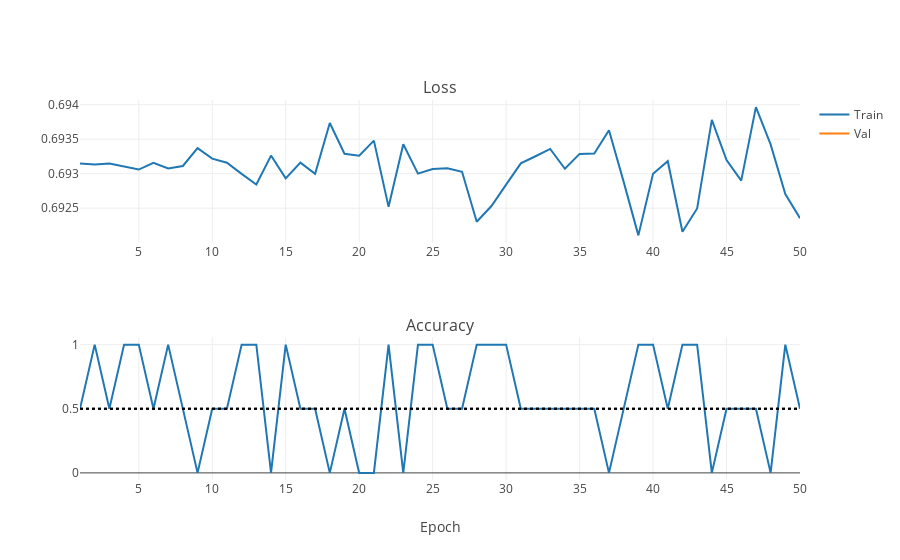

The code cell stored with this chart in its notebook:
### Markdown cell above
Well, this is not the solution. To explore the network in more detail, I ran some sanity checks with two images containing horizontal and vertical stripes. These patterns are simple enough that they should be easily learned by the 3x3 convolutional filters. I noticed that the network output is independent of the image, unless dropout is used during training. However, with dropout of 0.5, the accuracy is still simply random, even though the network output now does depend on the input image:

### Code cell
iplot(plot_training_stats("/DATA/Dropbox/LOOTRPV/Personal_programming/MachineLearning/Tutorials/ImageRecognition/NNs/VGGNet_logs/7_stripes-dropout.log"))

### Figure 1 — Plotly figure (JSON) as saved in the notebook; plotly's stock layout.template omitted (floating-point values rounded to 4 significant figures)
{"data": [{"line": {"color": "#1F77B4"}, "name": "Train", "type": "scatter", "uid": "4f457f44-8496-4467-8874-d797a2b9091e", "x": [1, 2, 3, 4, 5, 6, 7, 8, 9, 10, 11, 12, 13, 14, 15, 16, 17, 18, 19, 20, 21, 22, 23, 24, 25, 26, 27, 28, 29, 30, 31, 32, 33, 34, 35, 36, 37, 38, 39, 40, 41, 42, 43, 44, 45, 46, 47, 48, 49, 50], "xaxis": "x", "y": [0.6931, 0.6931, 0.6931, 0.6931, 0.6931, 0.6932, 0.6931, 0.6931, 0.6934, 0.6932, 0.6932, 0.693, 0.6928, 0.6933, 0.6929, 0.6932, 0.693, 0.6937, 0.6933, 0.6933, 0.6935, 0.6925, 0.6934, 0.693, 0.6931, 0.6931, 0.693, 0.6923, 0.6925, 0.6928, 0.6931, 0.6933, 0.6934, 0.6931, 0.6933, 0.6933, 0.6936, 0.6929, 0.6921, 0.693, 0.6932, 0.6922, 0.6925, 0.6938, 0.6932, 0.6929, 0.694, 0.6934, 0.6927, 0.6924], "yaxis": "y"}, {"line": {"color": "#FF7F0E"}, "name": "Val", "type": "scatter", "uid": "8b90fe3c-fea5-4aec-9648-173d7e7ac17e", "x": [1, 2, 3, 4, 5, 6, 7, 8, 9, 10, 11, 12, 13, 14, 15, 16, 17, 18, 19, 20, 21, 22, 23, 24, 25, 26, 27, 28, 29, 30, 31, 32, 33, 34, 35, 36, 37, 38, 39, 40, 41, 42, 43, 44, 45, 46, 47, 48, 49, 50], "xaxis": "x", "y": [null, null, null, null, null, null, null, null, null, null, null, null, null, null, null, null, null, null, null, null, null, null, null, null, null, null, null, null, null, null, null, null, null, null, null, null, null, null, null, null, null, null, null, null, null, null, null, null, null, null], "yaxis": "y"}, {"line": {"color": "#1F77B4"}, "name": "Train", "showlegend": false, "type": "scatter", "uid": "2c2b4a0e-430a-4f07-a8d4-9efeffc032c5", "x": [1, 2, 3, 4, 5, 6, 7, 8, 9, 10, 11, 12, 13, 14, 15, 16, 17, 18, 19, 20, 21, 22, 23, 24, 25, 26, 27, 28, 29, 30, 31, 32, 33, 34, 35, 36, 37, 38, 39, 40, 41, 42, 43, 44, 45, 46, 47, 48, 49, 50], "xaxis": "x2", "y": [0.5, 1, 0.5, 1, 1, 0.5, 1, 0.5, 0, 0.5, 0.5, 1, 1, 0, 1, 0.5, 0.5, 0, 0.5, 0, 0, 1, 0, 1, 1, 0.5, 0.5, 1, 1, 1, 0.5, 0.5, 0.5, 0.5, 0.5, 0.5, 0, 0.5, 1, 1, 0.5, 1, 1, 0, 0.5, 0.5, 0.5, 0, 1, 0.5], "yaxis": "y2"}, {"line": {"color": "#FF7F0E"}, "name": "Val", "showlegend": false, "type": "scatter", "uid": "90057a24-3962-4e8f-9815-901873baccb4", "x": [1, 2, 3, 4, 5, 6, 7, 8, 9, 10, 11, 12, 13, 14, 15, 16, 17, 18, 19, 20, 21, 22, 23, 24, 25, 26, 27, 28, 29, 30, 31, 32, 33, 34, 35, 36, 37, 38, 39, 40, 41, 42, 43, 44, 45, 46, 47, 48, 49, 50], "xaxis": "x2", "y": [null, null, null, null, null, null, null, null, null, null, null, null, null, null, null, null, null, null, null, null, null, null, null, null, null, null, null, null, null, null, null, null, null, null, null, null, null, null, null, null, null, null, null, null, null, null, null, null, null, null], "yaxis": "y2"}, {"line": {"color": "#000000", "dash": "dot"}, "mode": "lines", "name": "Always vertical", "showlegend": false, "type": "scatter", "uid": "f64606ae-6337-43cd-8f55-8b96938111fe", "x": [1, 2, 3, 4, 5, 6, 7, 8, 9, 10, 11, 12, 13, 14, 15, 16, 17, 18, 19, 20, 21, 22, 23, 24, 25, 26, 27, 28, 29, 30, 31, 32, 33, 34, 35, 36, 37, 38, 39, 40, 41, 42, 43, 44, 45, 46, 47, 48, 49, 50], "xaxis": "x2", "y": [0.5, 0.5, 0.5, 0.5, 0.5, 0.5, 0.5, 0.5, 0.5, 0.5, 0.5, 0.5, 0.5, 0.5, 0.5, 0.5, 0.5, 0.5, 0.5, 0.5, 0.5, 0.5, 0.5, 0.5, 0.5, 0.5, 0.5, 0.5, 0.5, 0.5, 0.5, 0.5, 0.5, 0.5, 0.5, 0.5, 0.5, 0.5, 0.5, 0.5, 0.5, 0.5, 0.5, 0.5, 0.5, 0.5, 0.5, 0.5, 0.5, 0.5], "yaxis": "y2"}, {"line": {"color": "#000000", "dash": "dot"}, "mode": "lines", "name": "Always horizontal", "showlegend": false, "type": "scatter", "uid": "0aa677b0-b157-4668-8bc3-d6d7228fd27b", "x": [1, 2, 3, 4, 5, 6, 7, 8, 9, 10, 11, 12, 13, 14, 15, 16, 17, 18, 19, 20, 21, 22, 23, 24, 25, 26, 27, 28, 29, 30, 31, 32, 33, 34, 35, 36, 37, 38, 39, 40, 41, 42, 43, 44, 45, 46, 47, 48, 49, 50], "xaxis": "x2", "y": [0.5, 0.5, 0.5, 0.5, 0.5, 0.5, 0.5, 0.5, 0.5, 0.5, 0.5, 0.5, 0.5, 0.5, 0.5, 0.5, 0.5, 0.5, 0.5, 0.5, 0.5, 0.5, 0.5, 0.5, 0.5, 0.5, 0.5, 0.5, 0.5, 0.5, 0.5, 0.5, 0.5, 0.5, 0.5, 0.5, 0.5, 0.5, 0.5, 0.5, 0.5, 0.5, 0.5, 0.5, 0.5, 0.5, 0.5, 0.5, 0.5, 0.5], "yaxis": "y2"}], "layout": {"annotations": [{"font": {"size": 16}, "showarrow": false, "text": "Loss", "x": 0.5, "xanchor": "center", "xref": "paper", "y": 1, "yanchor": "bottom", "yref": "paper"}, {"font": {"size": 16}, "showarrow": false, "text": "Accuracy", "x": 0.5, "xanchor": "center", "xref": "paper", "y": 0.375, "yanchor": "bottom", "yref": "paper"}], "xaxis": {"anchor": "y", "domain": [0, 1]}, "xaxis2": {"anchor": "y2", "domain": [0, 1], "title": {"text": "Epoch"}}, "yaxis": {"anchor": "x", "domain": [0.625, 1], "type": "log"}, "yaxis2": {"anchor": "x2", "domain": [0, 0.375]}}}
